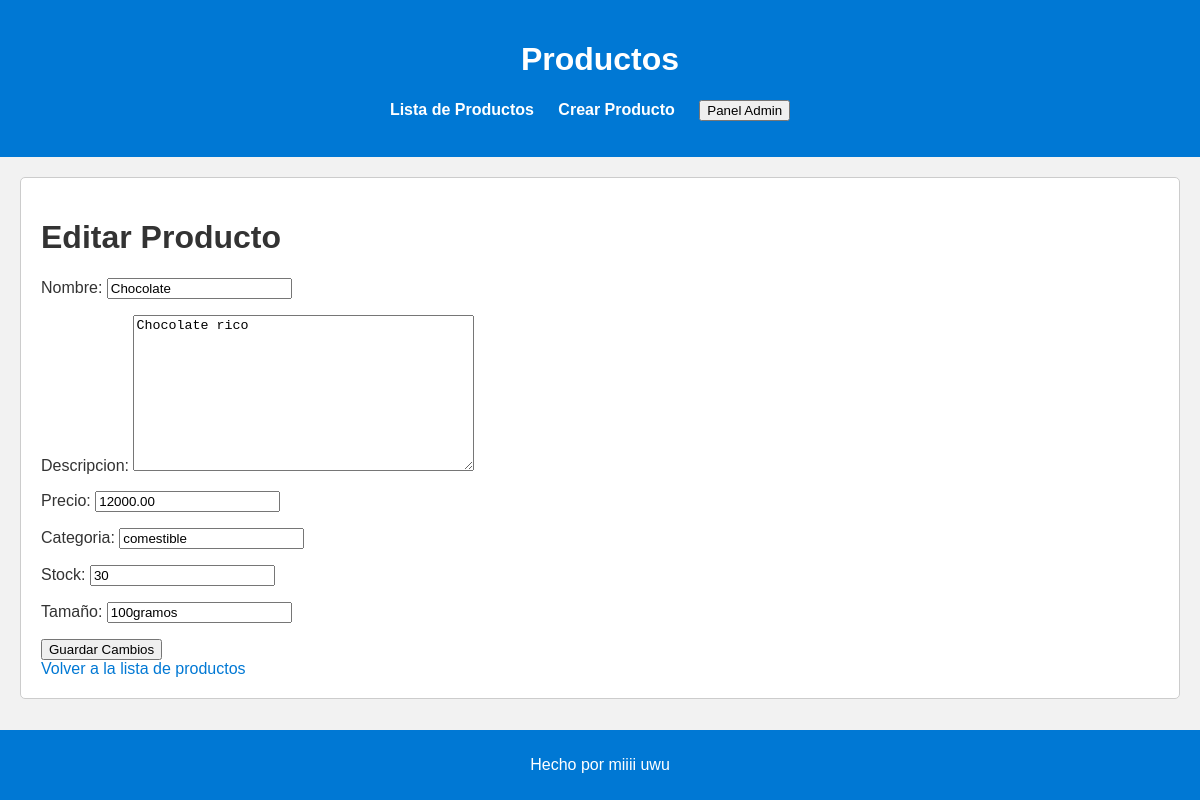
The app's page /editar_producto/9/ with its own data.
### miApp/models.py (models this page shows)
class Producto(models.Model):
    nombre = models.CharField(max_length=100)
    descripcion = models.TextField()
    precio = models.DecimalField(max_digits=10, decimal_places=2)
    categoria = models.CharField(max_length=50)
    stock = models.PositiveIntegerField()
    tamaño = models.CharField(max_length=20)

### miApp/views.py (the view)
# urls.py: path('editar_producto/<int:pk>/', views.editar_producto, name='editar_producto'),
def editar_producto(request, pk):
    producto = get_object_or_404(Producto, pk=pk)
    if request.method == "POST":
        form = ProductoForm(request.POST, instance=producto)
        if form.is_valid():
            form.save()
            return redirect('miApp:lista_productos')
    else:
        form = ProductoForm(instance=producto)
    return render(request, 'miApp/editar_producto.html', {'form': form})

### miApp/forms.py
class ProductoForm(forms.ModelForm):
    precio = forms.DecimalField(validators=[validate_positive_price])
    class Meta:
        model = Producto
        fields = '__all__'

### miApp/templates/miApp/editar_producto.html (shortened to what this page needs)
{% extends "miApp/index.html" %}
{% load static %}
{% block content %}
  <link rel="stylesheet" type="text/css" href="{% static 'css/mi_estilo.css' %}">
  <h1>Editar Producto</h1>
  <form method="post">
    {{ form.as_p }}
    <button type="submit">Guardar Cambios</button>
  </form>
  <a href="{% url 'miApp:lista_productos' %}">Volver a la lista de productos</a>
{% endblock %}

### miApp/static/css/mi_estilo.css (style rules this page uses)
body { font-family: Arial, sans-serif; background-color: #f2f2f2; color: #333; margin: 0; padding: 0; }
a { color: #0078d4; text-decoration: none; }

### records on screen
Producto: nombre "Chocolate", descripcion "Chocolate rico", precio "12000.00", categoria "comestible", stock "30", tamaño "100gramos"
